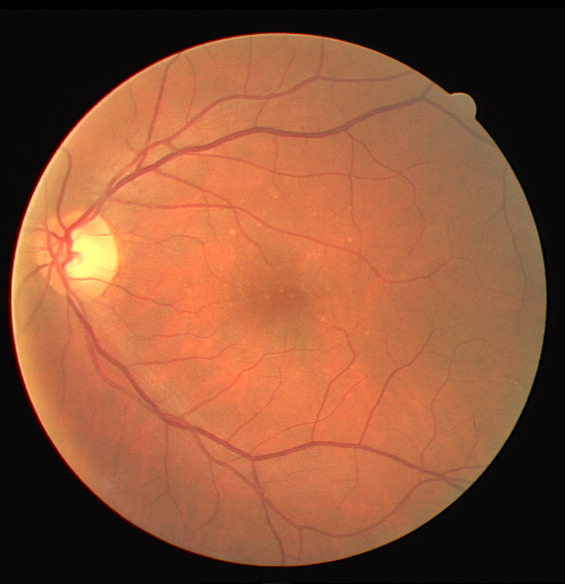
#> input picture imagem21.jpg, 565 x 584 px
$ python analise3.py
#> lines starting #> are read from the running program, lines starting #| are printed output that depends on the picture; after the words box and inside, x2 and y2 are one past the last pixel; in counts of white or black regions, pixels touching at a corner belong together
import cv2
import matplotlib.pyplot as plt
import numpy as np

# ============================================
# CARREGAR IMAGEM E EXTRAIR CANAL VERDE
# ============================================
caminho = 'imagem21.jpg'
img_colorida = cv2.imread(caminho)
#> img_colorida is the input picture: shape (584, 565, 3); mean B, G, R 54.4, 82.8, 138.7
img_verde = img_colorida[:, :, 1].astype(np.uint8)
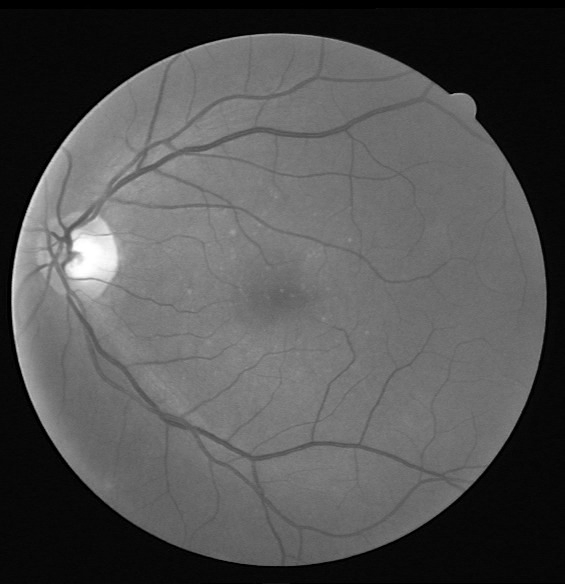
#> img_verde: shape (584, 565); min 0, max 255, mean 82.8

# ============================================
# APLICAR A MELHOR TRANSFORMAÇÃO (CLAHE)
# ============================================
clahe = cv2.createCLAHE(clipLimit=2.0, tileGridSize=(8,8))
img_clahe = clahe.apply(img_verde)
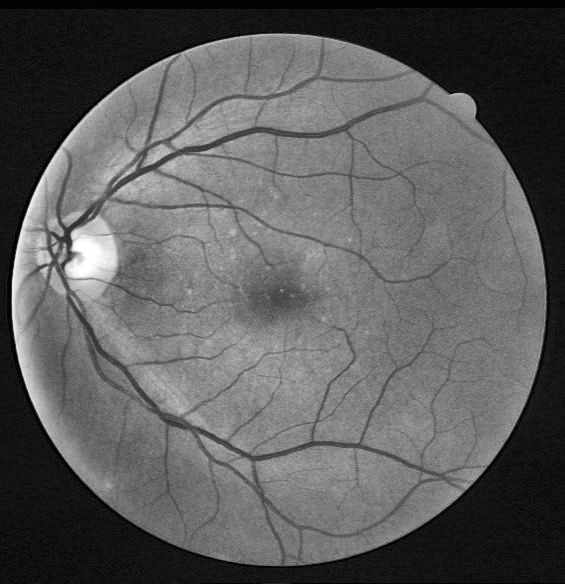
#> img_clahe: shape (584, 565); min 1, max 255, mean 92.2

# ============================================
# APLICAR LIMIARIZAÇÃO SIMPLES
# ============================================
# Limiar fixo
limiar = 127
_, mascara_binaria = cv2.threshold(img_clahe, limiar, 255, cv2.THRESH_BINARY)
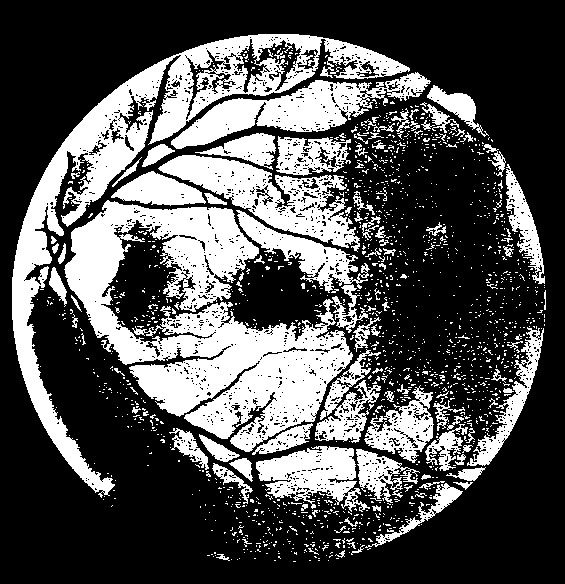
#> mascara_binaria: shape (584, 565); 32.1% white; 1577 white regions (1468 under 20 px), largest, box (x1, y1, x2, y2) and area: (64, 200, 353, 452) 31293, (12, 34, 410, 498) 22407, (158, 155, 360, 252) 7126

# ============================================
# EXIBIR RESULTADOS
# ============================================
plt.figure(figsize=(12, 4))

plt.subplot(1, 3, 1)
plt.imshow(img_verde, cmap='gray')
plt.title('Canal Verde (Original)')
plt.axis('off')

plt.subplot(1, 3, 2)
plt.imshow(img_clahe, cmap='gray')
plt.title('CLAHE')
plt.axis('off')

plt.subplot(1, 3, 3)
plt.imshow(mascara_binaria, cmap='gray')
plt.title(f'Máscara Binária (T={limiar})')
plt.axis('off')

plt.tight_layout()
plt.show()
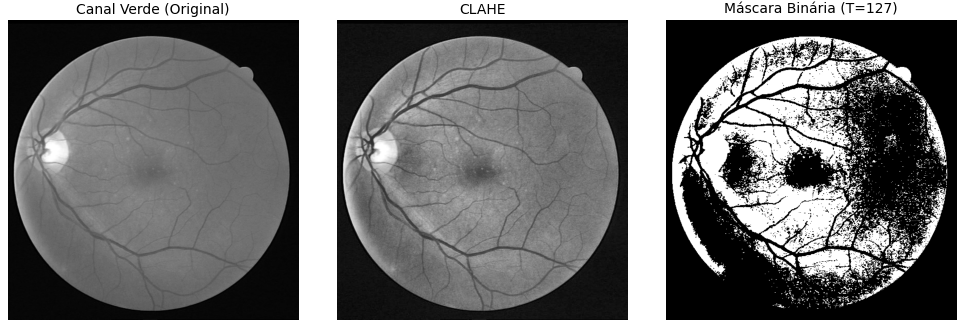
#> figure drawn by matplotlib, 3 panels

print(f"Limiar utilizado: {limiar}")
print("Máscara: 0 = fundo (preto) | 255 = vaso (branco)")

$ run again, with imagem.png saved as imagem21.jpg
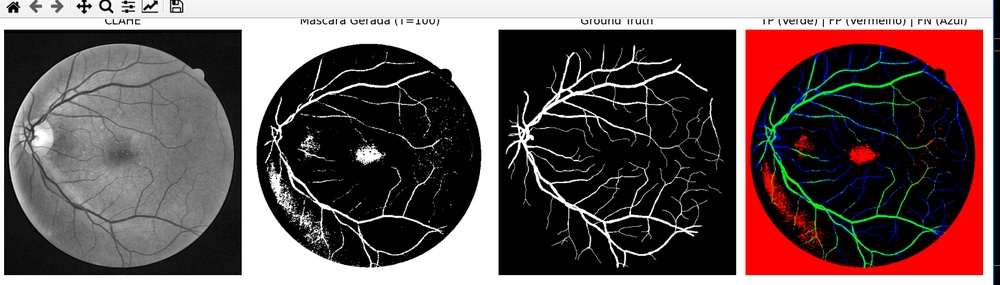
#> input picture imagem.png, 1000 x 285 px, shrunk from 1721 x 490 before the run
#> img_colorida is the input picture: shape (285, 1000, 3); mean B, G, R 87.8, 87.5, 103.4
#> `_, mascara_binaria = cv2.threshold(img_clahe, limiar, 255, cv2.THRESH_..`:
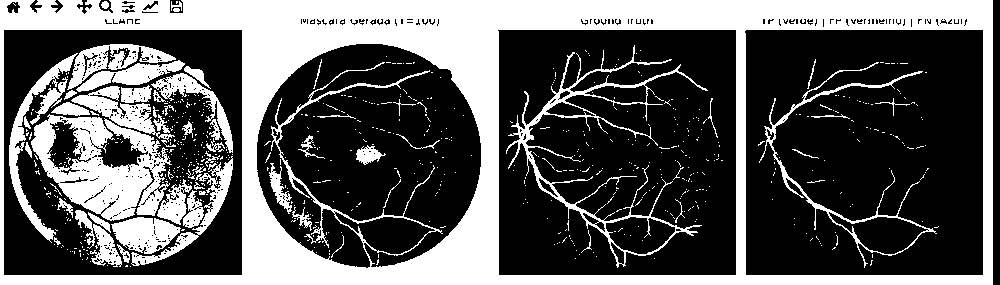
#> mascara_binaria: shape (285, 1000); 35.7% white; 681 white regions (620 under 20 px), largest, box (x1, y1, x2, y2) and area: (0, 0, 993, 285) 69268, (31, 114, 172, 221) 7651, (506, 45, 708, 268) 3740
#> `plt.show()`:
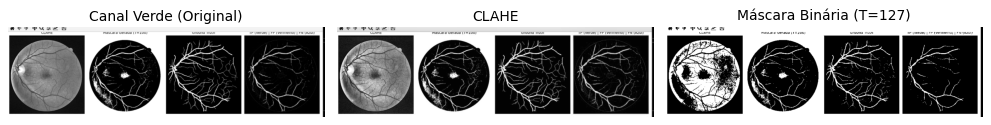
#> figure drawn by matplotlib, 3 panels
